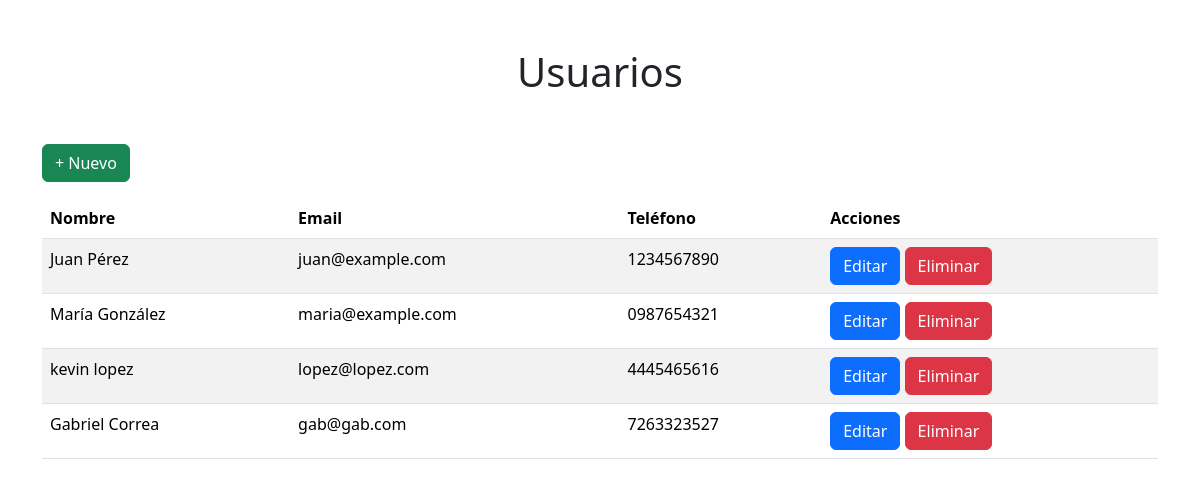
The page / on the database its author committed.
### tables this page shows
CREATE TABLE `usuarios` (
  `id_usuario` int(11) NOT NULL,
  `nombres` varchar(100) NOT NULL,
  `apellidos` varchar(100) NOT NULL,
  `email` varchar(50) NOT NULL,
  `telefono` varchar(20) NOT NULL
);

### controllers/RenderController.php (called while the page is built)
<?php
class RenderController {
    public static function render($viewName, $data = []) {
        require_once 'views/'.$viewName.'.php';
    }
}

### controllers/UsersController.php (called while the page is built, shortened)
<?php
class UsersController extends RenderController
{
    public function read()
    {
        $usuario = new UserModel();
        $usuarios = $usuario->getUsers();
        RenderController::render('home', [
            'usuarios' => $usuarios
        ]);
    }
}

### index.php (called while the page is built)
<?php
require_once 'controllers/InitController.php';
$init = new InitController();

### models/UserModel.php (called while the page is built, shortened)
<?php
class UserModel {
    public function getUsers(){
        $conexion = new ConexionModel();
        $conn = $conexion->getConexion();
        $stmt = $conn->prepare("SELECT * FROM usuarios");
        if($stmt->execute()){
            return $stmt->fetchAll(PDO::FETCH_ASSOC);
        }else{
            $conexion->closeConexion();
            return false;
        }
    }
}

### models/ConexionModel.php (called while the page is built, shortened)
<?php
class ConexionModel {
    private $user = LDB_USER;
    private $password = LDB_PASS;
    private $dbname = LDB_NAME;
    private $engine = LDB_ENGINE;
    private $host = LDB_HOST;
    public function __construct()
    {
        $this->dsn = $this->engine . ":host=$this->host;dbname=$this->dbname";
        try {
            $this->conn = new PDO($this->dsn, $this->user, $this->password);
        } catch(PDOException $ex) {
            throw new Exception("Error de conexión: " . $ex->getMessage());
        }
    }
}

### views/home.php (the view, shortened to what this page needs)
<!DOCTYPE html>
<html lang="es">
<head>
    <link href="https://cdn.jsdelivr.net/npm/bootstrap@5.3.3/dist/css/bootstrap.min.css" rel="stylesheet">
    <link rel="stylesheet" type="text/css" href="https://cdn.datatables.net/1.11.6/css/jquery.dataTables.css">
    <link rel="stylesheet" href="https://cdn.datatables.net/2.0.6/css/dataTables.dataTables.css" />
</head>
<body>
    <h1 class="text-center m-5">Usuarios</h1>
    <div class="container">
        <button type="button" class="btn btn-success mb-3" data-bs-toggle="modal" data-bs-target="#modalRegistroUsuario">
            + Nuevo
        </button>
    </div>
    <div class="container center-table">
        <div class="row">
            <div class="col">
                <table class="table table-striped" id="tabla-usuarios">
                    <thead>
                        <tr>
                            <th scope="col">Nombre</th>
                            <th scope="col">Email</th>
                            <th scope="col">Teléfono</th>
                            <th scope="col">Acciones</th>
                        </tr>
                    </thead>
                    <tbody>
                        <?php if (is_array($data['usuarios'])) :
                            foreach ($data['usuarios'] as $usuario) :
                        ?>
                                <tr>
                                    <td><?php echo $usuario['nombres'] . ' ' . $usuario['apellidos'] ?></td>
                                    <td><?php echo $usuario['email'] ?></td>
                                    <td><?php echo $usuario['telefono'] ?></td>
                                    <td>
                                        <button class="btn btn-primary" id="btn_editar" e_id_usuario="<?php echo $usuario['id_usuario'] ?>" data-bs-toggle="modal" data-bs-target="#modalEditarUsuario">Editar</button>
                                        <button class="btn btn-danger" id="btn_eliminar" id_usuario="<?php echo $usuario['id_usuario'] ?>">Eliminar</button>
                                    </td>
                                </tr>
                            <?php
                            endforeach;
                        else :
                            ?>
                            <tr>
                                <td><?php echo $data['usuarios'] ?></td>
                            </tr>
                        <?php endif; ?>
                    </tbody>
                </table>
            </div>
        </div>
    </div>
</body>
</html>

### controllers/InitController.php (shortened to what this page needs)
<?php
class InitController
{
    function __construct()
    {
        $this->init();
    }
    private function init()
    {
        $this->RequestUrl();
    }
    private function init_autoload()
    {
        spl_autoload_register(function ($className) {
            $modelFilePath = 'models/' . $className . '.php';
            $controllerFilePath = 'controllers/' . $className . '.php';
        });
    }
    private function RequestUrl()
    {
        $url = isset($_GET['url']) ? rtrim($_GET['url'], '/') : '/read';
        $url = explode('/', $url);
        $url = array_filter($url, 'strlen');
        $controllerName = 'UsersController';
        $methodName = isset($url[0]) ? $url[0] : 'read';
        if (file_exists('controllers/' . $controllerName . '.php')) {
            $controller = new $controllerName();
            if (method_exists($controller, $methodName)) {
                unset($url[0]);
                $params = $url ? array_values($url) : [];
                call_user_func_array([$controller, $methodName], $params);
            }
        }
    }
}

### rows shown on the page
usuarios: nombres "Juan", apellidos "Pérez", email "juan@example.com", telefono "1234567890"
usuarios: nombres "María", apellidos "González", email "maria@example.com", telefono "0987654321"
usuarios: nombres "kevin", apellidos "lopez", email "lopez@lopez.com", telefono "4445465616"
usuarios: nombres "Gabriel", apellidos "Correa", email "gab@gab.com", telefono "7263323527"
